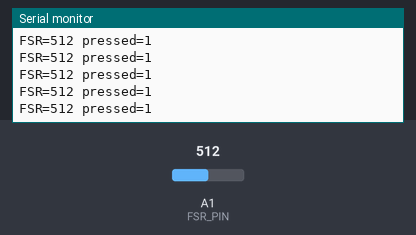
Recording of a sketch running on a simulated Arduino Zero (SAMD21). On the bench: the last lines printed to the serial monitor. The test bench sets the inputs (shaded band); at power-on: A1 (FSR_PIN) = 512 (analog values on the 0–1023 scale).

Above: at 1.7 s.
1.8 s: A1 (FSR_PIN) set to 716
At 1.82 s:
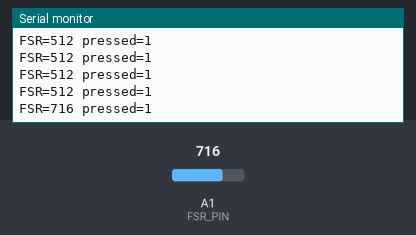
3.3 s: A1 (FSR_PIN) set to 900
At 3.33 s:
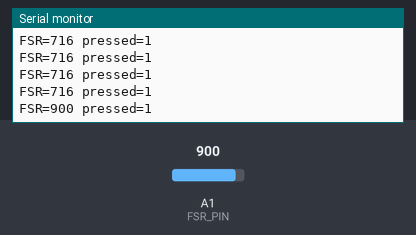
Timing chart, 0 to 6.3 s (numbered marks = the images above; inputs shaded):
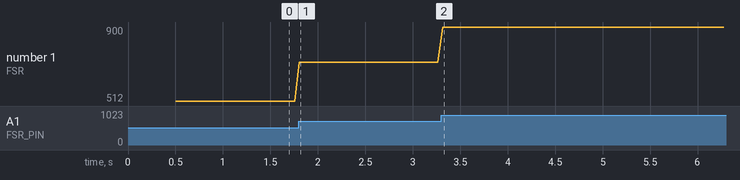

Measured:
- after the input at 1.8 s, the serial monitor: prints a new line at once (image 1)
- after the input at 3.3 s, the serial monitor: prints a new line at once (image 2)
- plotted number 1: 512 → 716 after the input at 1.8 s, 716 → 900 after the input at 3.3 s

The sketch:

test_newtons.ino
```cpp
// code to test the FSR newton threshold

const int FSR_PIN        = A1;   // 3.3V -> FSR -> node -> 10k -> GND, node -> A1
const int FSR_PRESS_ON   = 500;  // same thresholds as your main code
const int FSR_PRESS_OFF  = 400;

void setup() {
  Serial.begin(115200);
  delay(500);

  // Match your 0–1023 range (10-bit)
  analogReadResolution(10);

  Serial.println("FSR calibration: add weights and watch FSR/pressed");
}

void loop() {
  static bool fsrPressed = false;

  int fsrValue = analogRead(FSR_PIN);

  // same hysteresis logic you already use
  if (!fsrPressed && fsrValue >= FSR_PRESS_ON) {
    fsrPressed = true;
  } else if (fsrPressed && fsrValue <= FSR_PRESS_OFF) {
    fsrPressed = false;
  }

  // 👇 this is the line you liked
  Serial.printf("FSR=%d pressed=%d\n", fsrValue, fsrPressed);

  delay(50);  // ~20Hz updates, adjust if you want
}
```
